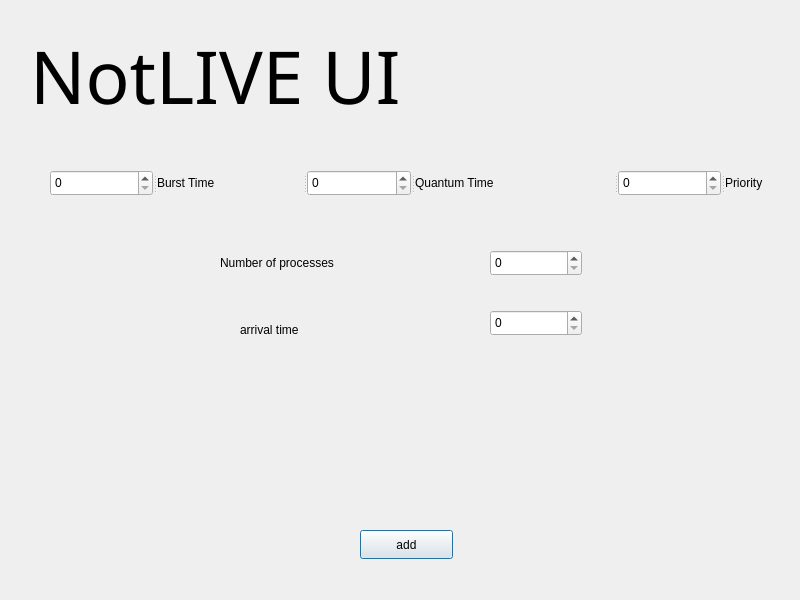
<?xml version="1.0" encoding="UTF-8"?>
<ui version="4.0">
 <class>notlive</class>
 <widget class="QDialog" name="notlive">
  <property name="geometry">
   <rect>
    <x>0</x>
    <y>0</y>
    <width>800</width>
    <height>600</height>
   </rect>
  </property>
  <property name="windowTitle">
   <string>Dialog</string>
  </property>
  <widget class="QPushButton" name="add">
   <property name="geometry">
    <rect>
     <x>360</x>
     <y>530</y>
     <width>93</width>
     <height>29</height>
    </rect>
   </property>
   <property name="text">
    <string>add</string>
   </property>
  </widget>
  <widget class="QLabel" name="label_4">
   <property name="geometry">
    <rect>
     <x>30</x>
     <y>0</y>
     <width>751</width>
     <height>151</height>
    </rect>
   </property>
   <property name="font">
    <font>
     <family>Impact</family>
     <pointsize>55</pointsize>
    </font>
   </property>
   <property name="text">
    <string>NotLIVE UI</string>
   </property>
  </widget>
  <widget class="QSplitter" name="splitter">
   <property name="geometry">
    <rect>
     <x>50</x>
     <y>170</y>
     <width>771</width>
     <height>26</height>
    </rect>
   </property>
   <property name="orientation">
    <enum>Qt::Horizontal</enum>
   </property>
   <widget class="QSpinBox" name="btime"/>
   <widget class="QLabel" name="label_2">
    <property name="text">
     <string>Burst Time</string>
    </property>
   </widget>
   <widget class="QSpinBox" name="quantum"/>
   <widget class="QLabel" name="label_3">
    <property name="font">
     <font>
      <pointsize>9</pointsize>
     </font>
    </property>
    <property name="text">
     <string>Quantum Time</string>
    </property>
   </widget>
   <widget class="QSpinBox" name="priority"/>
   <widget class="QLabel" name="label_6">
    <property name="text">
     <string>Priority</string>
    </property>
   </widget>
  </widget>
  <widget class="QSpinBox" name="num">
   <property name="geometry">
    <rect>
     <x>490</x>
     <y>250</y>
     <width>92</width>
     <height>26</height>
    </rect>
   </property>
  </widget>
  <widget class="QLabel" name="label_5">
   <property name="geometry">
    <rect>
     <x>220</x>
     <y>250</y>
     <width>213</width>
     <height>26</height>
    </rect>
   </property>
   <property name="font">
    <font>
     <pointsize>9</pointsize>
    </font>
   </property>
   <property name="text">
    <string>Number of processes</string>
   </property>
  </widget>
  <widget class="QSpinBox" name="atime">
   <property name="geometry">
    <rect>
     <x>490</x>
     <y>310</y>
     <width>92</width>
     <height>26</height>
    </rect>
   </property>
  </widget>
  <widget class="QLabel" name="label">
   <property name="geometry">
    <rect>
     <x>240</x>
     <y>320</y>
     <width>121</width>
     <height>20</height>
    </rect>
   </property>
   <property name="text">
    <string>arrival time</string>
   </property>
  </widget>
 </widget>
 <resources/>
 <connections/>
</ui>
